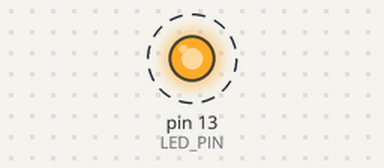
Recording of a sketch running on a simulated Arduino Uno, built with avr-gcc and run on an emulated ATmega328P. On the bench: output pins drawn as LEDs (lit = HIGH). Dashed ring = blinking. What the sketch prints to the serial monitor is not drawn.

Above: at 0.2 s.
Timing chart, 0 to 3.0 s (numbered marks = the images above):
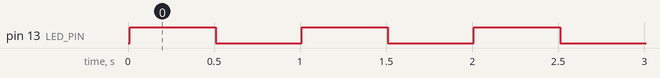

The sketch:

sketch_send_siral2.ino
```cpp
int counter = 0;
const int LED_PIN = 13;
void setup() {
  Serial.begin(115200);
  pinMode(LED_PIN, HIGH);
  digitalWrite(LED_PIN, LOW);
  delay(10);
}
void loop() {
  counter++;
  if (counter % 2==0)
  {
    Serial.println(counter);
    digitalWrite(LED_PIN, HIGH);
    delay(500);
    digitalWrite(LED_PIN, LOW);
    delay(500);
  }
}
```

Measured:
- by itself, pin 13 (LED_PIN): alternates HIGH for 0.50 s and LOW for 0.50 s
